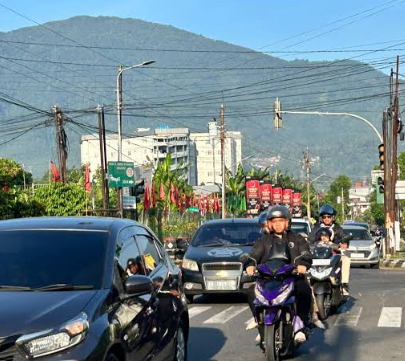
#> input picture Sesi 4/image copy 3.png, 405 x 361 px
$ python main2.py
#> lines starting #> are read from the running program, lines starting #| are printed output that depends on the picture
#> further down, image is the input picture: shape (361, 405, 4); mean R, G, B, A 111.6, 129.6, 135.2, 255
import imageio as img
import numpy as np
import matplotlib.pyplot as plt

def hist_darken(image):
    hist, bins = np.histogram(image.flatten(), bins=256, range=[0,256])
#> hist = 256 values, max 149864 at index 255, min 435 at index 237, mean 2284.5; bins = 257 values from 0 to 256
    cdf = hist.cumsum()
#> cdf = 256 values from 2421 to 584820

    # --- Perubahan Algoritma Disini ---
    # Langkah normalisasi asli tetap ada untuk menjaga rentang cdf.
    # Namun, target cdf dimodifikasi agar "ditekan" menggunakan faktor gamma.
    # Nilai gamma > 1.0 akan membuat gambar lebih gelap.
    gamma_factor = 2.0

    # Rumus target CDF yang baru, yang diterapkan transformasi gamma:
    cdf_depressed = 255 * ( (cdf / cdf.max()) ** gamma_factor )
#> cdf_depressed = 256 values from 0.00437 to 255

    # Gunakan cdf_depressed sebagai target interpolasi, bukan cdf_normal linier.
    image_darkened = np.interp(image.flatten(), bins[:-1], cdf_depressed)

    # --- Akhir Perubahan ---

    return image_darkened.reshape(image.shape).astype(np.uint8)
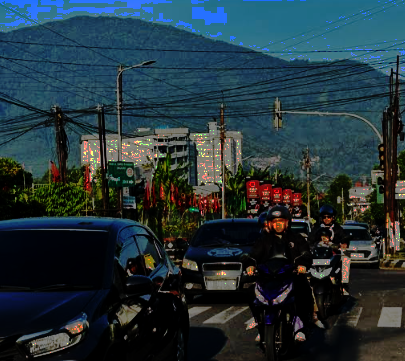
#> returned value: shape (361, 405, 4); mean of channels 0, 1, 2, 3 35.3, 52, 58.6, 255; drawn as R, G, B

image = img.imread("image copy 3.png")  # Ganti dengan path gambar yang sesuai

# Panggil fungsi yang sudah diubah
result_dark = hist_darken(image)

hist_img, bins = np.histogram(image.flatten(), bins=256, range=[0,256])
#> hist_img has the same summary as hist in hist_darken; bins = 257 values from 0 to 256
# Hitung histogram untuk hasil yang digelapkan
hist_result_dark, bins = np.histogram(result_dark.flatten(), bins=256, range=[0,256])
#> hist_result_dark = 256 values, max 149864 at index 255, min 0 at index 31, mean 2284.5

plt.figure(figsize=(10,10))

plt.subplot(2,2,1)
plt.imshow(image)
plt.title("Gambar Asli")

plt.subplot(2,2,2)
plt.imshow(result_dark)
plt.title("Gambar Darkened")

plt.subplot(2,2,3)
plt.plot(hist_img)
plt.title("Histogram Gambar Asli")

plt.subplot(2,2,4)
plt.plot(hist_result_dark)
plt.title("Histogram Gambar Darkened")

plt.show()
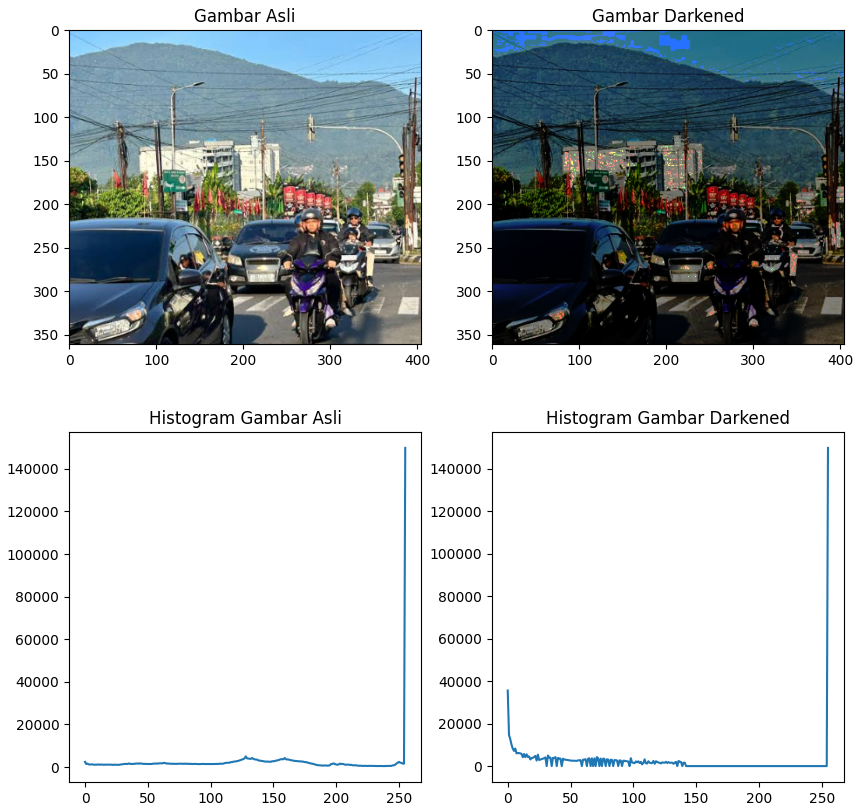
#> figure drawn by matplotlib, 4 panels; panel 3: curve peaks at x = 255, y = 149864; panel 4: curve peaks at x = 255, y = 149864

$ run again, with Sesi 4/image copy 2.png copied over Sesi 4/image copy 3.png
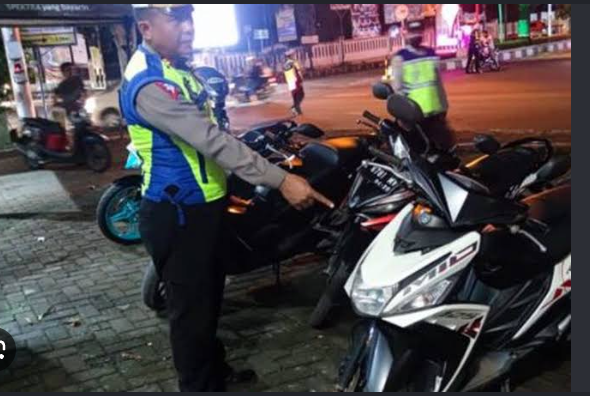
#> input picture Sesi 4/image copy 2.png, 590 x 396 px
#> image is the input picture: shape (396, 590, 4); mean R, G, B, A 79.1, 73.6, 78.7, 255
#> in hist_darken, `hist, bins = np.histogram(image.flatten(), bins=256, range=[0,256])`: hist = 256 values, max 235597 at index 255, min 452 at index 224, mean 3650.6; bins = 257 values from 0 to 256
#> cdf = 256 values from 1255 to 934560
#> cdf_depressed = 256 values from 0.00046 to 255
#> in hist_darken, `return image_darkened.reshape(image.shape).astype(np.uint8)`:
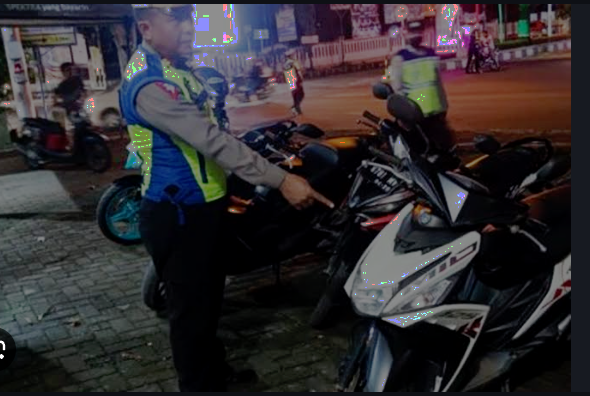
#> returned value: shape (396, 590, 4); mean of channels 0, 1, 2, 3 49.3, 45.5, 49.1, 255; drawn as R, G, B
#> `hist_img, bins = np.histogram(image.flatten(), bins=256, range=[0,256])`: hist_img has the same summary as hist in hist_darken; bins = 257 values from 0 to 256
#> hist_result_dark = 256 values, max 235597 at index 255, min 0 at index 20, mean 3650.6
#> `plt.show()`:
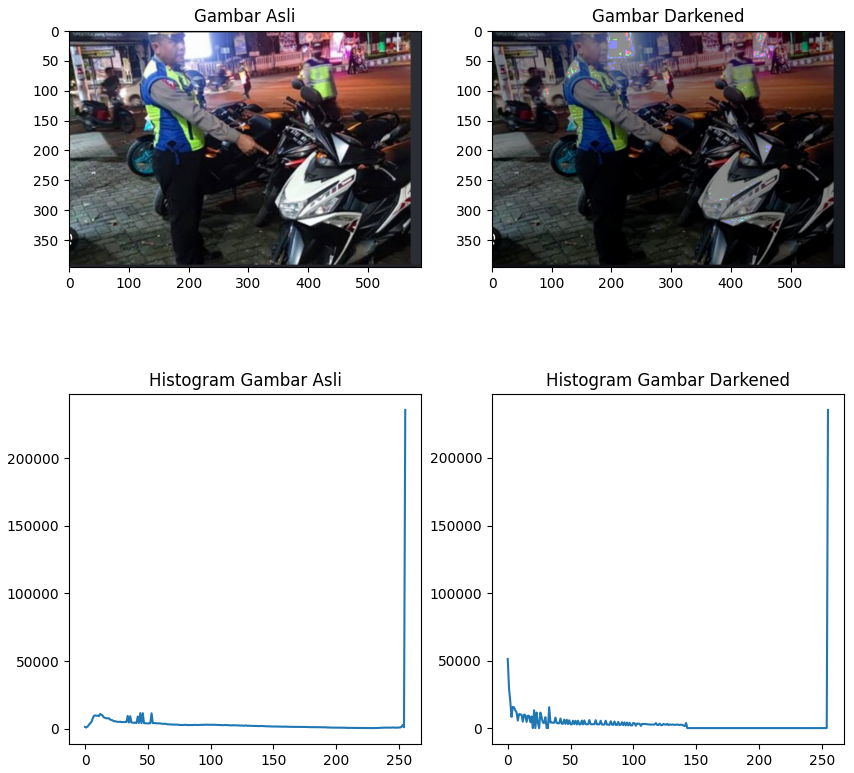
#> figure drawn by matplotlib, 4 panels; panel 3: curve peaks at x = 255, y = 235597; panel 4: curve peaks at x = 255, y = 235597

$ run again, with Sesi 4/image copy.png copied over Sesi 4/image copy 3.png
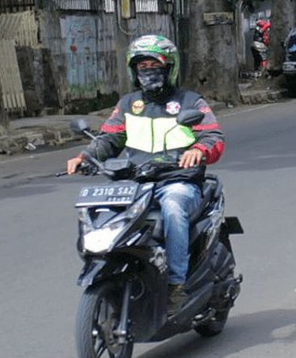
#> input picture Sesi 4/image copy.png, 296 x 358 px
#> image is the input picture: shape (358, 296, 4); mean R, G, B, A 99.5, 103.6, 109.2, 255
#> in hist_darken, `hist, bins = np.histogram(image.flatten(), bins=256, range=[0,256])`: hist = 256 values, max 106422 at index 255, min 24 at index 0, mean 1655.8; bins = 257 values from 0 to 256
#> cdf = 256 values from 24 to 423872
#> cdf_depressed = 256 values from 8.18e-07 to 255
#> in hist_darken, `return image_darkened.reshape(image.shape).astype(np.uint8)`:
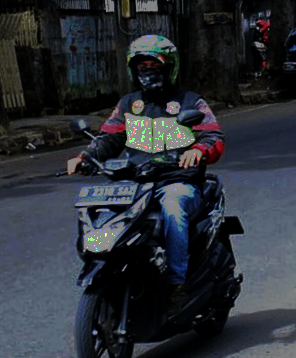
#> returned value: shape (358, 296, 4); mean of channels 0, 1, 2, 3 42.8, 47.1, 54.1, 255; drawn as R, G, B
#> `hist_img, bins = np.histogram(image.flatten(), bins=256, range=[0,256])`: hist_img has the same summary as hist in hist_darken; bins = 257 values from 0 to 256
#> hist_result_dark = 256 values, max 106422 at index 255, min 0 at index 43, mean 1655.8
#> `plt.show()`:
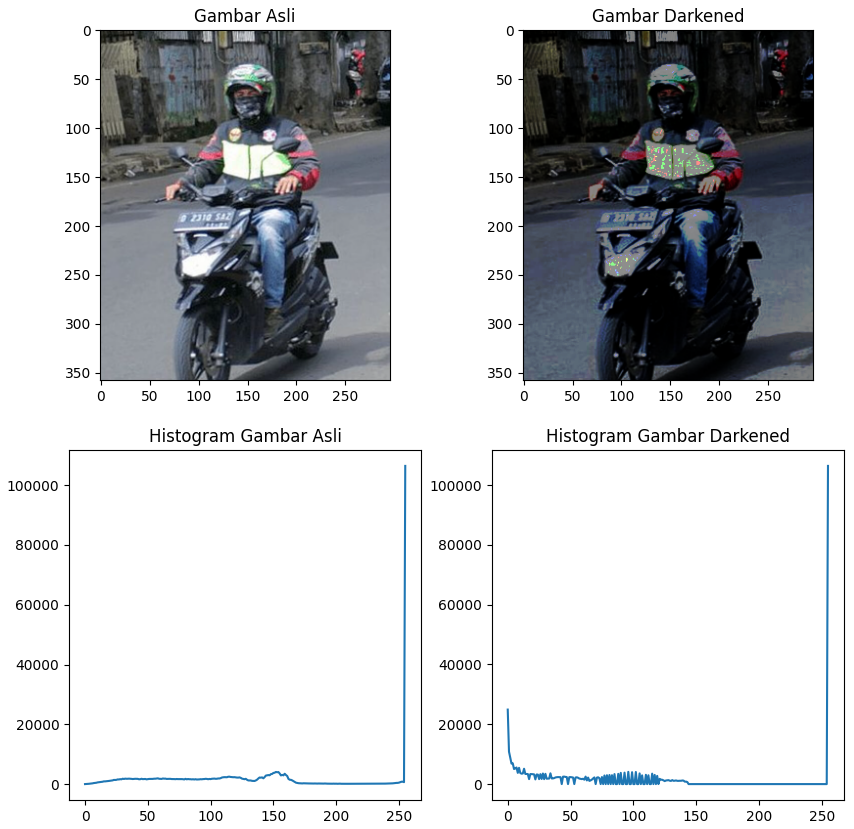
#> figure drawn by matplotlib, 4 panels; panel 3: curve peaks at x = 255, y = 106422; panel 4: curve peaks at x = 255, y = 106422

$ run again, with Sesi 4/image.png copied over Sesi 4/image copy 3.png
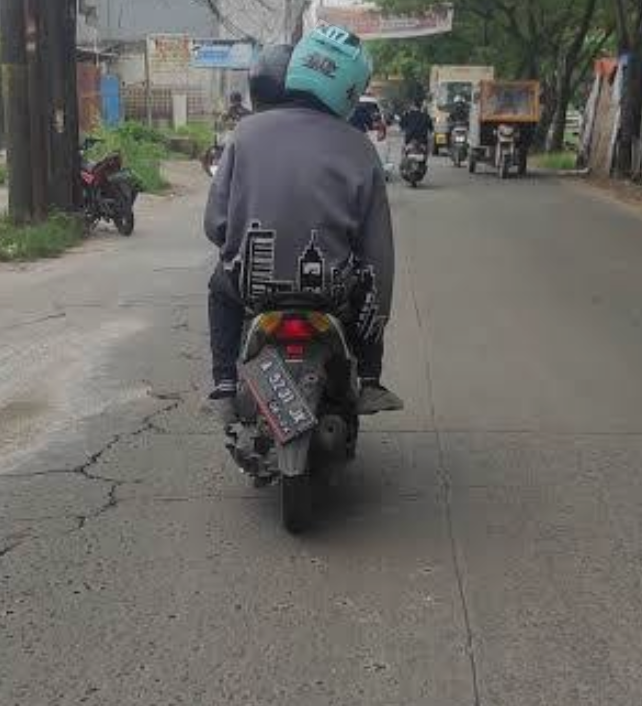
#> input picture Sesi 4/image.png, 642 x 706 px
#> image is the input picture: shape (706, 642, 4); mean R, G, B, A 105.5, 103.8, 99.4, 255
#> in hist_darken, `hist, bins = np.histogram(image.flatten(), bins=256, range=[0,256])`: hist = 256 values, max 453252 at index 255, min 0 at index 0, mean 7082.1; bins = 257 values from 0 to 256
#> cdf = 256 values from 0 to 1813008
#> cdf_depressed = 256 values from 0 to 255
#> in hist_darken, `return image_darkened.reshape(image.shape).astype(np.uint8)`:
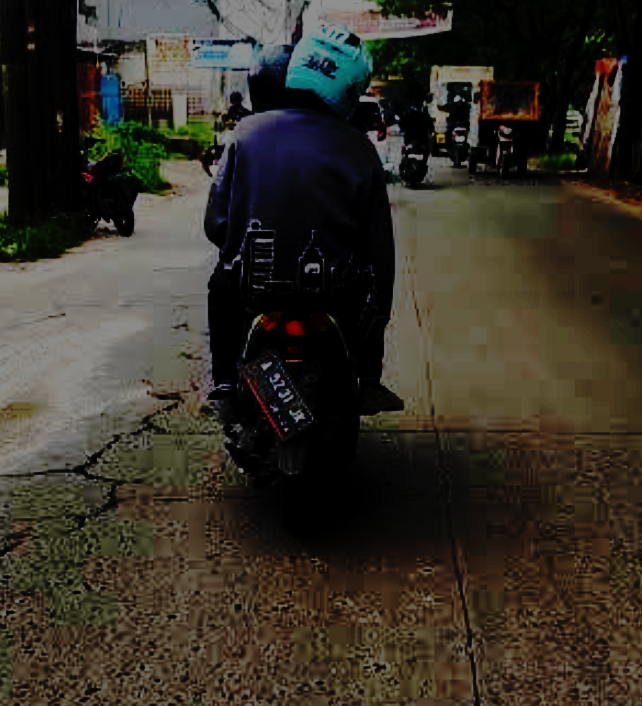
#> returned value: shape (706, 642, 4); mean of channels 0, 1, 2, 3 55.2, 49.8, 39.7, 255; drawn as R, G, B
#> `hist_img, bins = np.histogram(image.flatten(), bins=256, range=[0,256])`: hist_img has the same summary as hist in hist_darken; bins = 257 values from 0 to 256
#> hist_result_dark = 256 values, max 453252 at index 255, min 0 at index 18, mean 7082.1
#> `plt.show()`:
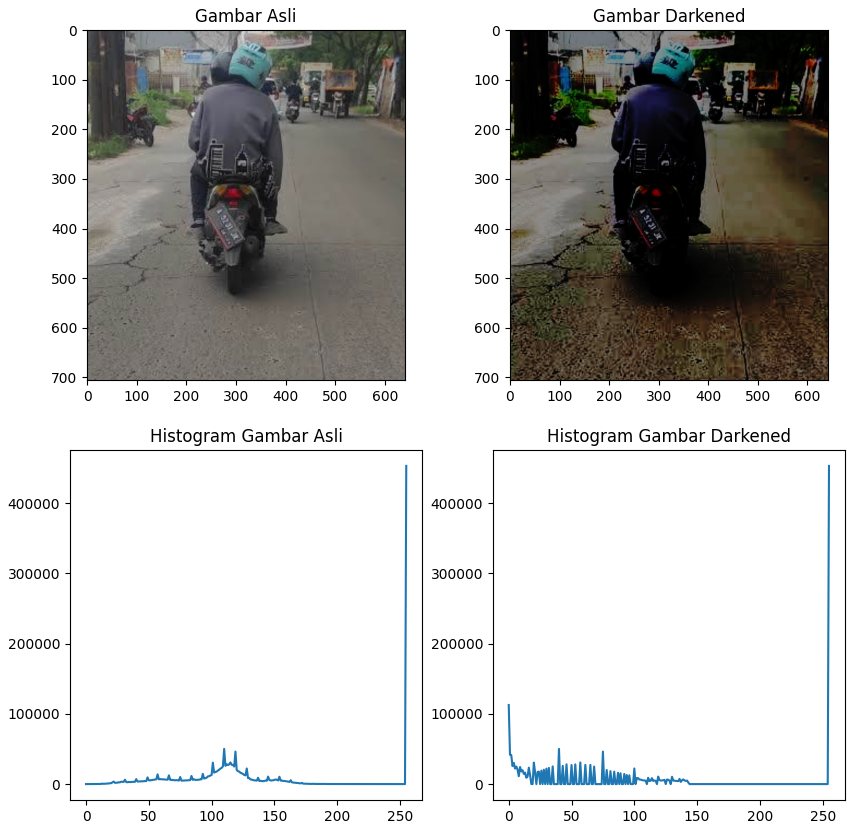
#> figure drawn by matplotlib, 4 panels; panel 3: curve peaks at x = 255, y = 453252; panel 4: curve peaks at x = 255, y = 453252
